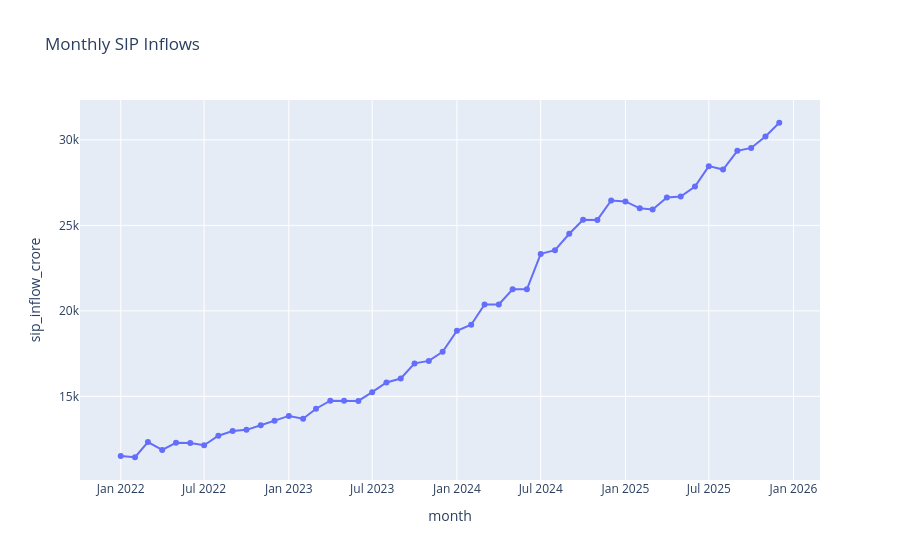

This figure's notebook cell:
### Code cell
fig = px.line(
    sip,
    x="month",
    y="sip_inflow_crore",
    markers=True,
    title="Monthly SIP Inflows"
)

fig.show()

### Figure 1 — Plotly figure (JSON) as saved in the notebook; plotly's stock layout.template omitted (floating-point values rounded to 4 significant figures)
{"data": [{"hovertemplate": "month=%{x}<br>sip_inflow_crore=%{y}<extra></extra>", "legendgroup": "", "line": {"color": "#636efa", "dash": "solid"}, "marker": {"symbol": "circle"}, "mode": "lines+markers", "name": "", "orientation": "v", "showlegend": false, "type": "scatter", "x": ["2022-01", "2022-02", "2022-03", "2022-04", "2022-05", "2022-06", "2022-07", "2022-08", "2022-09", "2022-10", "2022-11", "2022-12", "2023-01", "2023-02", "2023-03", "2023-04", "2023-05", "2023-06", "2023-07", "2023-08", "2023-09", "2023-10", "2023-11", "2023-12", "2024-01", "2024-02", "2024-03", "2024-04", "2024-05", "2024-06", "2024-07", "2024-08", "2024-09", "2024-10", "2024-11", "2024-12", "2025-01", "2025-02", "2025-03", "2025-04", "2025-05", "2025-06", "2025-07", "2025-08", "2025-09", "2025-10", "2025-11", "2025-12"], "xaxis": "x", "y": [11517, 11438, 12328, 11863, 12286, 12276, 12140, 12694, 12976, 13040, 13306, 13573, 13856, 13687, 14276, 14749, 14749, 14734, 15245, 15814, 16042, 16928, 17073, 17610, 18838, 19187, 20371, 20371, 21262, 21262, 23332, 23547, 24509, 25323, 25320, 26459, 26400, 25999, 25926, 26632, 26688, 27274, 28464, 28265, 29361, 29529, 30200, 31002], "yaxis": "y"}], "layout": {"legend": {"tracegroupgap": 0}, "title": {"text": "Monthly SIP Inflows"}, "xaxis": {"anchor": "y", "domain": [0, 1], "title": {"text": "month"}}, "yaxis": {"anchor": "x", "domain": [0, 1], "title": {"text": "sip_inflow_crore"}}}}
